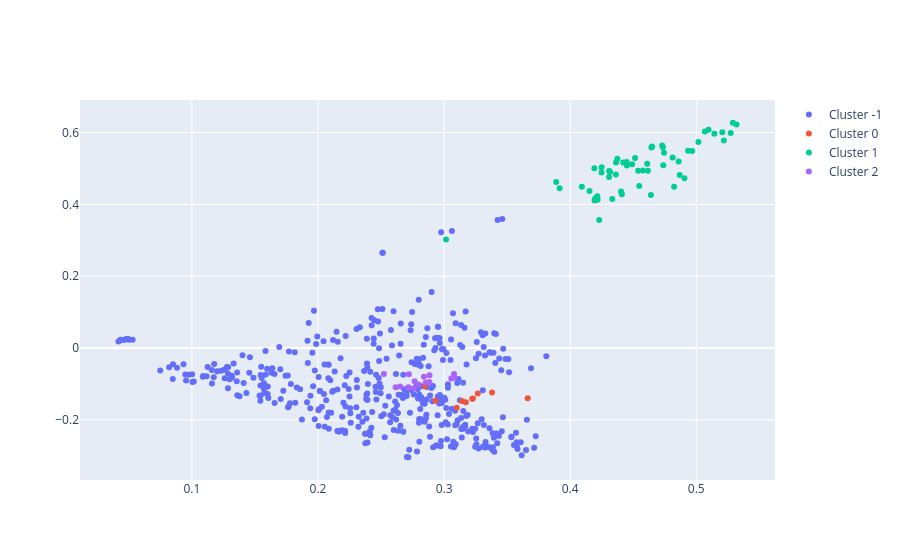

Notebook source saved alongside this figure:
### Markdown cell above
Le code trace les mêmes points (results["noise_pct"], results["silhouette"]) à chaque itération de la boucle : label n’est jamais utilisé, donc tous les “clusters” sont identiques et superposés. Ces données de results décrivent les essais de paramètres DBSCAN, pas les clusters.

Pour visualiser les clusters, il faut réduire tfidf_matrix en 2D, par exemple :

### Code cell
import numpy as np
import plotly.graph_objects as go
from sklearn.decomposition import TruncatedSVD

coords = TruncatedSVD(n_components=2, random_state=42).fit_transform(tfidf_matrix)

fig = go.Figure()
for i in np.unique(db.labels_):
    mask = db.labels_ == i
    fig.add_trace(go.Scatter(x=coords[mask, 0], y=coords[mask, 1], mode="markers", name=f"Cluster {i}"))
fig.show()

### Figure 1 — Plotly figure (JSON) as saved in the notebook; plotly's stock layout.template omitted (floating-point values rounded to 4 significant figures; data arrays with more than 128 entries replaced by an {"elided": "..."} marker saying what was removed)
{"data": [{"mode": "markers", "name": "Cluster -1", "type": "scatter", "x": {"elided": "420 float values"}, "y": {"elided": "420 float values"}}, {"mode": "markers", "name": "Cluster 0", "type": "scatter", "x": [0.31, 0.3229, 0.3267, 0.2849, 0.3144, 0.3663, 0.338, 0.3172, 0.3223, 0.2932], "y": [-0.1664, -0.1401, -0.1265, -0.1062, -0.1482, -0.1395, -0.1239, -0.1505, -0.1414, -0.147]}, {"mode": "markers", "name": "Cluster 1", "type": "scatter", "x": [0.4248, 0.5068, 0.4249, 0.4644, 0.4334, 0.4193, 0.441, 0.4215, 0.4363, 0.4448, 0.4192, 0.4906, 0.442, 0.5207, 0.454, 0.5291, 0.5319, 0.5273, 0.4449, 0.464, 0.3016, 0.4869, 0.4813, 0.486, 0.4362, 0.4093, 0.4308, 0.4744, 0.4403, 0.4968, 0.4153, 0.4936, 0.4577, 0.5144, 0.4374, 0.4309, 0.4824, 0.4611, 0.4617, 0.423, 0.4735, 0.5219, 0.4316, 0.3889, 0.42, 0.4218, 0.3917, 0.5097, 0.5017, 0.4515, 0.4491, 0.4738, 0.4548, 0.465, 0.473], "y": [0.4892, 0.6031, 0.5032, 0.5586, 0.4151, 0.4107, 0.4279, 0.4226, 0.5164, 0.5182, 0.5006, 0.4729, 0.5167, 0.6007, 0.4935, 0.6274, 0.6223, 0.5988, 0.5082, 0.4261, 0.3022, 0.482, 0.5308, 0.5194, 0.4832, 0.4493, 0.4764, 0.5436, 0.4356, 0.5489, 0.4371, 0.5493, 0.4947, 0.5967, 0.5269, 0.4931, 0.4491, 0.5132, 0.4936, 0.3568, 0.5588, 0.5778, 0.4899, 0.4624, 0.4172, 0.4128, 0.445, 0.6079, 0.5737, 0.5289, 0.5121, 0.5091, 0.4509, 0.5611, 0.5639]}, {"mode": "markers", "name": "Cluster 2", "type": "scatter", "x": [0.2883, 0.3057, 0.308, 0.3079, 0.2854, 0.2715, 0.2721, 0.2523, 0.276, 0.2798, 0.2651, 0.284, 0.2767, 0.2616, 0.2884], "y": [-0.09427, -0.08448, -0.08247, -0.07246, -0.09677, -0.1098, -0.07292, -0.07199, -0.112, -0.1014, -0.1069, -0.0799, -0.09242, -0.1094, -0.07542]}], "layout": {}}
